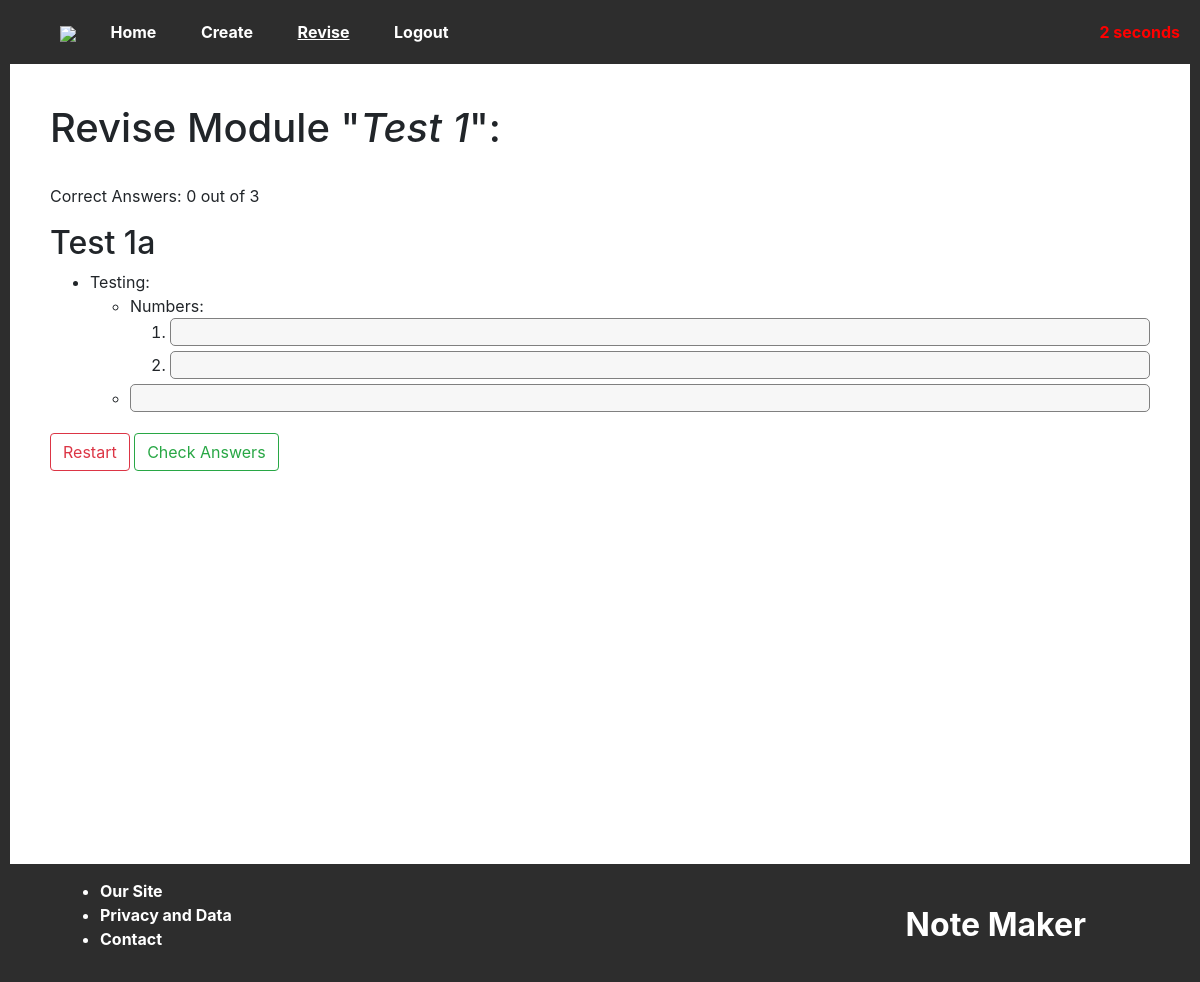
The page /revise/module/Test (signed in) on the database its author committed.
### website/models.py (models this page shows, shortened)
class Module(db.Model): # Example: CS126 -> Design of Information Structures
    id = db.Column(db.Integer, primary_key=True)
    code = db.Column(db.String(16))
    name = db.Column(db.String(512))
    course = db.Column(db.Integer, db.ForeignKey("course.id"))
    attempts = db.Column(db.Integer, default=0)
    time = db.Column(db.String(128))
    def getHeadings(self):
        return Heading.query.filter_by(module=self.id).all()

class Heading(db.Model): # Example: Sorting Algorithms
    id = db.Column(db.Integer, primary_key=True)
    text = db.Column(db.String(512))
    module = db.Column(db.Integer, db.ForeignKey("module.id"))
    attempts = db.Column(db.Integer, default=0)
    time = db.Column(db.String(128))
    order = db.Column(db.Integer, default=0)
    def getPoints(self):
        return Point.query.filter_by(isRoot=True, parent=self.id).all()

class Point(db.Model): # Examples: [Merge Sort, Has a running time of O(n log n)]
    id = db.Column(db.Integer, primary_key=True)
    text = db.Column(db.String(1048576))
    blankFill = db.Column(db.Boolean) # If True, then this point can be used in "fill-the-blank" style questions.
    hint = db.Column(db.String(4096)) # Available to be shown (for example, "list 3 advantages")
    parent = db.Column(db.Integer) # If isRoot==True, then this points to a heading. Otherwise to another point.
    isRoot = db.Column(db.Boolean) # Can this be a starting point for a question (list the points below this one)?
    numeric = db.Column(db.Boolean, default=False) # If numeric, use <ol>, otherwise use <ul>
    punc = db.Column(db.Boolean, default=False) # Check punctuation when marking answers.
    leniency = db.Column(db.Integer, default=90) # Match percentage between given answer and correct answer.
    code = db.Column(db.Boolean, default=False) # Question requires code answer. Punc is overriden to False and a textarea is displayed instead of a standard 1-line input.
    disabled = db.Column(db.Boolean, default=False)
    successes = db.Column(db.Integer, default=0)
    failures = db.Column(db.Integer, default=0)
    last_answered = db.Column(db.DateTime(timezone=True))
    order = db.Column(db.Integer, default=0)
    def getChildren(self):
        return Point.query.filter_by(isRoot=False, parent=self.id).all()
    def getParent(self):
        if self.isRoot:
            return Heading.query.get(self.parent)
        return Point.query.get(self.parent)
    def question(self):
        try:
            return str(self.text)[0: str(self.text).index(">|<")]
        except Exception as e:
            return self.text
    def answer(self):
        if not self.blankFill:
            return self.text
        try:
            return str(self.text)[str(self.text).index(">|<") + 4 : len(self.text)]
        except:
            return ""
    def isDisabled(self):
        if self.disabled:
            return True
        if not self.isRoot:
            return self.getParent().isDisabled()
        return False

### website/revise/revise.py (the view, shortened to what this page needs)
@revise.route("/module/<string:m_code>", methods=["GET", "POST"])
@login_required
def module(m_code):
    module = Module.query.filter_by(code=m_code).first()
    if not module:
        flash("Invalid details!", category="error")
        return redirect(url_for("revise.index"))
    results = dict()
    count = 0
    start = 0
    return render_template("revise_module.html", module=module, user=current_user, results=results, count=count, start=start)

### app.py (called while the page is built)
@app.context_processor
def current_nav():
    return get_current_nav()

### website/__init__.py (called while the page is built)
def get_current_nav():
    navs = ["create", "revise", "login", "signup"] # Otherwise: home.
    current = "home"
    for nav in navs:
        if nav in request.path:
            current = nav
    return dict(current_nav = current)

### website/revise/templates/revise_module.html (shortened to what this page needs)
{% extends "base.html" %}
{% block content %}
    <h1>Revise Module "<i>{{ module.name }}</i>":</h1><br>
    <p>Correct Answers: {{ count }} out of <span id="q_count"></span></p>
    <form method="POST" autocomplete="off">
        {% for heading in module.getHeadings() %}
            <h2>{{ heading.text }}</h2>
            <ul>
                {% for node in heading.getPoints() %}
                    {% if not node.disabled %}
                    <li>
                        <div style="display: flex;">
                        {{ node.question() }}
                        </div>
                    </li>
                    {% endif %}
                    {% if node.numeric %}
                        <ol>
                    {% else %}
                        <ul>
                    {% endif %}
                    {%- for item in node.getChildren() recursive %}
                        {% if not item.isDisabled() %}
                        <li>
                            {% if item.blankFill %}
                                <div style="display: flex;">
                                {{ item.question() }}
                                </div>
                            {% else %}
                                <input type="text" name="{{ item.id }}"
                                    {% if results[item.id] %}
                                        value="{{ results[item.id] }}"
                                        {% if item.checkAnswer(results[item.id]) %}
                                            class = "revise-input revise-input-correct"
                                            tabindex="-1"
                                        {% else %}
                                            class = "revise-input revise-input-incorrect"
                                        {% endif %}
                                    {% else %}
                                        class="revise-input"
                                    {% endif %}
                                    autocomplete="off"
                                >
                            {% endif %}
                        </li>
                        {% if item.getChildren() | length > 0 %}
                            {% if item.numeric %}
                                <ol>
                            {% else %}
                                <ul>
                            {% endif %}
                                {{ loop(item.getChildren()) }}
                            {% if item.numeric %}
                                </ol>
                            {% else %}
                                </ul>
                            {% endif %}
                        {% endif %}
                        {% endif %}
                    {% endfor %}
                    {% if node.numeric %}
                        </ol>
                    {% else %}
                        </ul>
                    {% endif %}
                {% endfor %}
            </ul>
        {% endfor %}
        <a href="/revise/module/{{ module.code }}" class="btn btn-outline-danger">Restart</a>
        <input type="submit" value="Check Answers" class="btn btn-outline-success">
        <span id="timer" class="timer">-- seconds</span>
    </form>
{% endblock %}

### website/revise/static/revise.css (style rules this page uses)
.revise-input { width: 100%; margin-bottom: 5px; border: 1px solid grey; border-radius: 5px; background-color: rgb(247, 247, 247); }
.timer { position:fixed; top: 20px; right: 20px; color: red; font-weight: bolder; }

### rows shown on the page
Module: name "Test 1"
Heading: text "Test 1a"
Point: question "Testing:"
Point: question "Numbers:"

### other values the page prints
{{ count }} "0"
